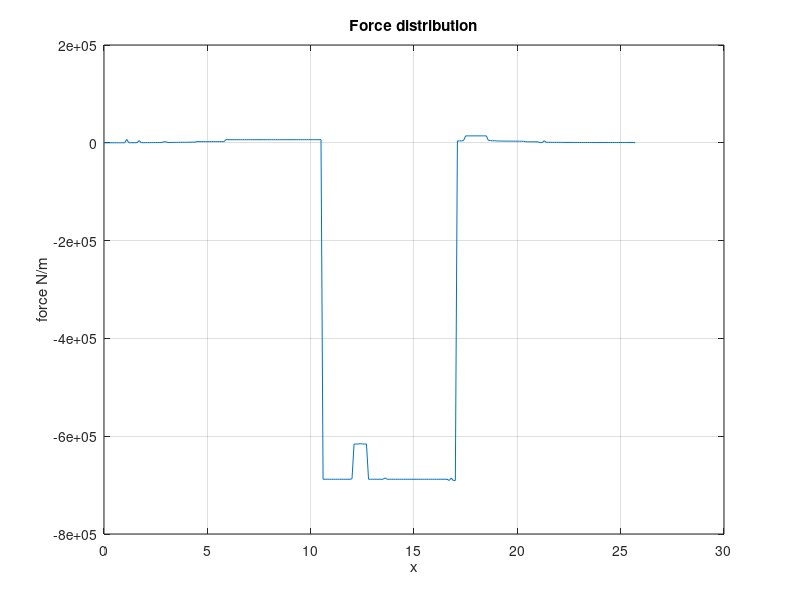
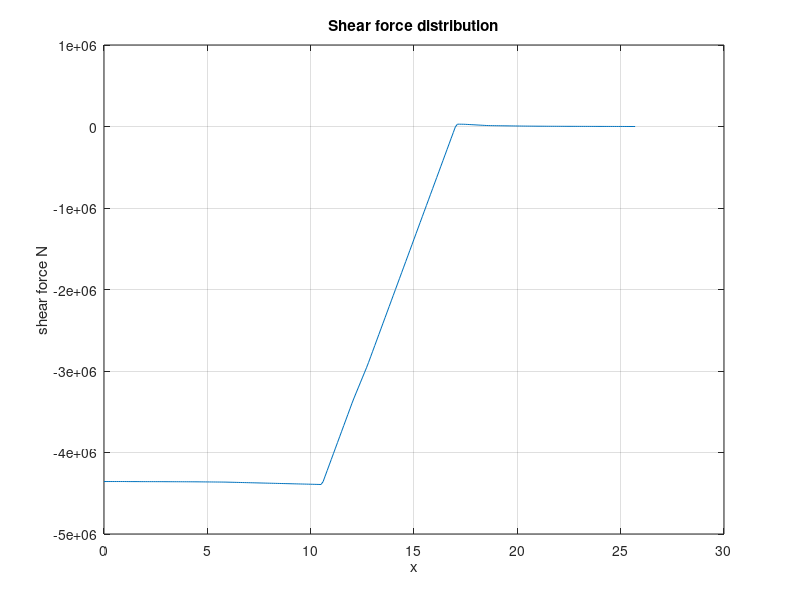
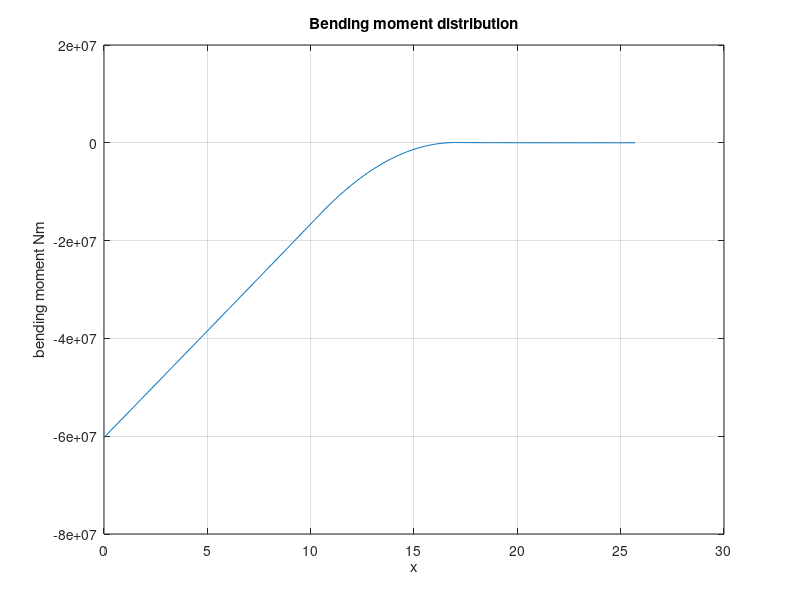

Source code (MATLAB) for these figures, in order:
clear
clc

x=[0:0.1:25.7];
l=length(x);

%Fuselage weight distribution
%cockpit
w_f(1:l)=0;
l_f_c=4.4/0.1;
w_f(1:l_f_c+1)=7.2267*9.81.*x(1:l_f_c+1).^2;
%cabin 
l_f_m=14.3/0.1;
w_f(l_f_c+2:l_f_c+l_f_m+1)=139.86*9.81;
%tail
l_f_t=5.4/0.1;
w_f_t=4.8*9.81.*[0:0.1:5.3].^2;
w_f(l_f_c+l_f_m+2:l_f_c+l_f_m+l_f_t+1)=flip(w_f_t);

% tail
w_t(1:l)=0;
w_t(214:214+43)=(148.4+137.8)*9.81/4.3;

%passenger weight distribution
w_p(1:l)=0;
w_p(60:167)=52*85*9.81/10.96;
%pilot
w_p(30)=2*85*9.81;

%cargo weight
w_p(167+9:167+9+10)=918*9.81/0.9652;

%wing
load_f=3.5; %load factor
w=20289; %%aircraft weight
w_w(1:l)=0;
w_w(107:171)=1465.8*9.81/6.36-w*load_f*9.81;


%nacelle 
w_n(1:l)=0;
w_n(168:211)=638.3*9.81/4.31;

%engine
w_e(1:l)=0;
w_e(175:204)=1484*2/2.91;

%fuel
w_fuel(1:l)=0;
w_fuel(122:128)=3672*9.81/0.5;

% furnishing 
w_fur(1:l)=0;
w_fur(l_f_c+2:l_f_c+l_f_m+1)=1191.9*9.81/14.3;

% air_conditioning
w_air(1:l)=0;
w_air(l_f_c+2:l_f_c+l_f_m+1)=256*9.81/14.3;

%anti icing
w_ice(1:l)=41.2*9.81/24.1;

%other masses(concentrated)
w_0(1:l)=0;
%main landing gear
w_0(137)=280.7*9.81;
%nose landing gear
w_0(31)=121*9.81;
% engine control & starter
w_0(190)=(24.08+42.44)*9.81;
% fuel system
w_0(125)=(76.98)*9.81;
% flight control
w_0(169)=497.6*9.81;
% apu
w_0(214)=319*9.81;
% intruments
w_0(18)=439.8*9.81;
% hydrolic system 
w_0(121)=95.37*9.81;
% avionic
w_0(12)=697.8*9.81;
% handling gear
w_0(19)=6.2*9.81;

%total distributed load
w_tot=w_f+w_p+w_n+w_e+w_fuel+w_fur+w_air+w_ice+w_0+w_t+w_w;
figure (1);
plot(x,w_tot);
grid on
title('Force distribution')
xlabel('x');
ylabel('force N/m');

% force
for i=1:l-1
    force(i)=(w_tot(i)+w_tot(i+1))*0.1/2;
end
force(l)=0;
force=force';

% shear force
for i=1:l
   j=l+1-i;
   if j==(l)
      sf(j)=0;
   else
       sf(j)=sf(j+1)+force(j);
   end
end
sf=sf';

figure (2);
plot(x,sf);
grid on
title('Shear force distribution')
xlabel('x');
ylabel('shear force N');

%bending moment
for i=1:l-1
    m(i)=(sf(i)+sf(i+1))*0.1/2; 
end
m(l)=0;
m=m';

for i=1:l
   j=l+1-i;
   if j==(l)
      bm(j)=0;
   else
       bm(j)=bm(j+1)+m(j);
   end
end
bm=bm';
figure (3);
plot(x,bm);
grid on
title('Bending moment distribution')
xlabel('x');
ylabel('bending moment Nm');
